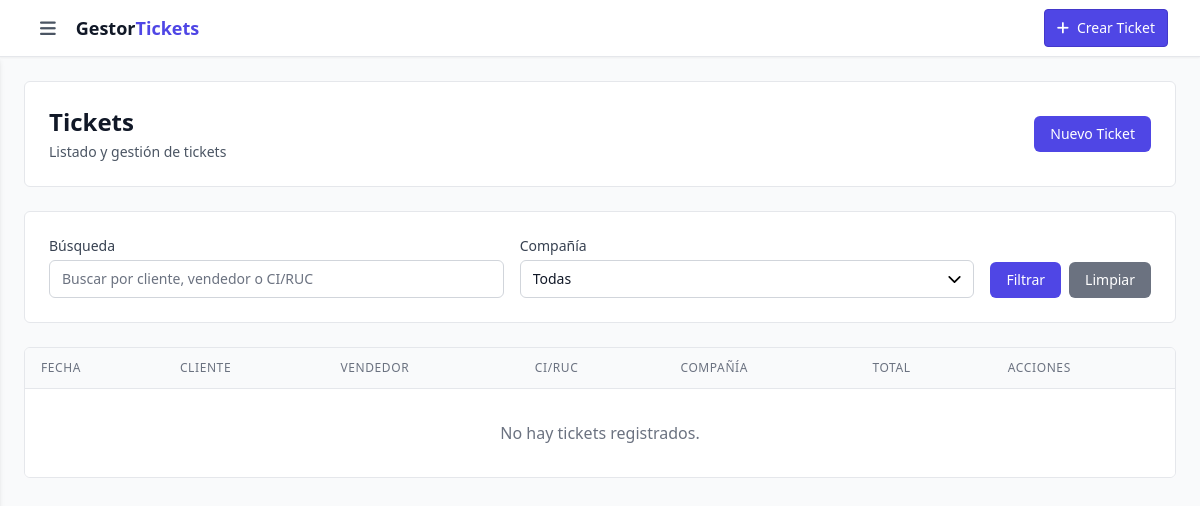
/ticket/, run on an earlier commit of the app's database.
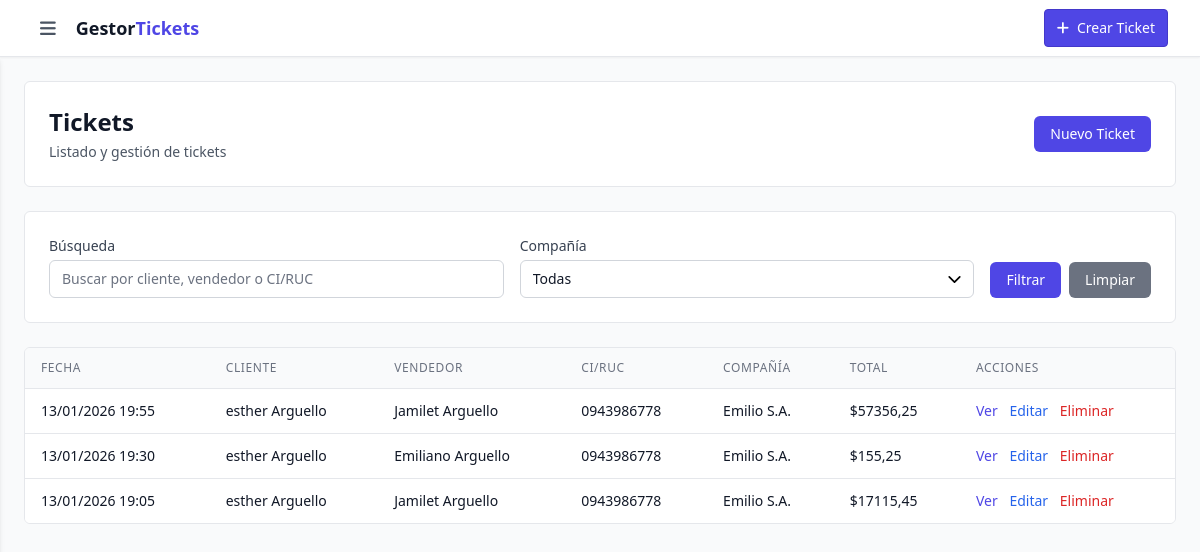
And on a later commit of the database.
### apps/ticket/models.py (models this page shows, shortened)
class Ticket(models.Model):
    company = models.ForeignKey(Company, on_delete=models.CASCADE, verbose_name="Compañía")
    document_number = models.CharField(
        max_length=20,
        unique=True,
        blank=True,
        verbose_name="Número de Documento"
    )
    date = models.DateTimeField(auto_now_add=True, verbose_name="Fecha")  # Automática
    seller = models.CharField(max_length=255, verbose_name="Vendedor")  # Manual
    client = models.CharField(max_length=255, verbose_name="Cliente")  # Manual
    ci_ruc = models.CharField(max_length=20, verbose_name="CI/RUC")  # Manual
    phone = models.CharField(max_length=20, verbose_name="Teléfono")  # Manual
    plate = models.CharField(max_length=20, verbose_name="Placa")  # Manual
    iva_percentage = models.DecimalField(max_digits=5, decimal_places=2, default=15.00, verbose_name="IVA Aplicado (%)")  # Guardado para historial
    total = models.DecimalField(max_digits=15, decimal_places=8, default=0.00000000, verbose_name="Total")  # Calculado con 8 decimales
    class Meta:
        verbose_name = "Ticket"
        verbose_name_plural = "Tickets"

### apps/company/models.py (models this page shows, shortened)
class Company(models.Model):
    name = models.CharField(max_length=255, verbose_name="Nombre de la Compañía")
    ruc = models.CharField(max_length=20, unique=True, verbose_name="RUC")
    phone = models.CharField(max_length=20, verbose_name="Teléfono")
    sri_access_key = models.CharField(max_length=255, verbose_name="Clave de Acceso SRI")
    address = models.TextField(verbose_name="Dirección")  # Para usar automáticamente en tickets
    iva_percentage = models.DecimalField(max_digits=5, decimal_places=2, default=12.00, verbose_name="Porcentaje de IVA")  # Ej: 12.00 para 12%
    class Meta:
        verbose_name = "Compañía"
        verbose_name_plural = "Compañías"

### apps/ticket/view/ticket_view.py (the view, shortened to what this page needs)
# urls.py: path('', TicketListView.as_view(), name='ticket_list'),
class TicketListView(ListView):
    model = Ticket
    template_name = 'ticket/ticket_list.html'
    context_object_name = 'tickets'
    paginate_by = 10
    def get_queryset(self):
        queryset = super().get_queryset().select_related('company')
        company_id = self.request.GET.get('company')
        if company_id:
            queryset = queryset.filter(company_id=company_id)
        search = self.request.GET.get('search')
        return queryset.order_by('-date')
    def get_context_data(self, **kwargs):
        context = super().get_context_data(**kwargs)
        context['companies'] = Ticket.objects.values_list('company', flat=True).distinct()
        return context

### templates/ticket/ticket_list.html (shortened to what the changed rows need)
{% extends 'layouts/dashboard.html' %}
{% load static %}
{% block content %}
<div class="space-y-6">
    <div class="bg-white rounded-md border border-gray-200 p-6">
        <div class="flex justify-between items-center">
            <div>
                <h1 class="text-2xl font-bold text-gray-900">Tickets</h1>
            </div>
        </div>
    </div>
    <div class="bg-white rounded-md border border-gray-200 overflow-hidden">
        <div class="overflow-x-auto">
            <table class="min-w-full divide-y divide-gray-200">
                <thead class="bg-gray-50">
                    <tr>
                        <th class="px-4 py-3 text-left text-xs font-medium text-gray-500 uppercase tracking-wider">Fecha</th>
                        <th class="px-4 py-3 text-left text-xs font-medium text-gray-500 uppercase tracking-wider">Cliente</th>
                        <th class="px-4 py-3 text-left text-xs font-medium text-gray-500 uppercase tracking-wider">Vendedor</th>
                        <th class="px-4 py-3 text-left text-xs font-medium text-gray-500 uppercase tracking-wider">CI/RUC</th>
                        <th class="px-4 py-3 text-left text-xs font-medium text-gray-500 uppercase tracking-wider">Compañía</th>
                        <th class="px-4 py-3 text-left text-xs font-medium text-gray-500 uppercase tracking-wider">Total</th>
                        <th class="px-4 py-3 text-left text-xs font-medium text-gray-500 uppercase tracking-wider">Acciones</th>
                    </tr>
                </thead>
                <tbody class="bg-white divide-y divide-gray-200">
                    {% for ticket in tickets %}
                    <tr class="hover:bg-gray-50">
                        <td class="px-4 py-3 whitespace-nowrap text-sm text-gray-900">{{ ticket.date|date:"d/m/Y H:i" }}</td>
                        <td class="px-4 py-3 whitespace-nowrap text-sm text-gray-900">{{ ticket.client }}</td>
                        <td class="px-4 py-3 whitespace-nowrap text-sm text-gray-900">{{ ticket.seller }}</td>
                        <td class="px-4 py-3 whitespace-nowrap text-sm text-gray-900">{{ ticket.ci_ruc }}</td>
                        <td class="px-4 py-3 whitespace-nowrap text-sm text-gray-900">{{ ticket.company.name }}</td>
                        <td class="px-4 py-3 whitespace-nowrap text-sm text-gray-900">${{ ticket.total|floatformat:2 }}</td>
                        <td class="px-4 py-3 whitespace-nowrap text-sm font-medium space-x-2">
                            <a href="{% url 'ticket:ticket_detail' ticket.pk %}" class="text-indigo-600 hover:text-indigo-900">Ver</a>
                            <a href="{% url 'ticket:ticket_update' ticket.pk %}" class="text-blue-600 hover:text-blue-900">Editar</a>
                            <a href="#" class="text-red-600 hover:text-red-900 delete-ticket" data-url="{% url 'ticket:ticket_delete' ticket.pk %}" data-name="{{ ticket.document_number }}">Eliminar</a>
                        </td>
                    </tr>
                    {% empty %}
                    <tr>
                        <td colspan="7" class="px-4 py-8 text-center text-gray-500">
                            No hay tickets registrados.
                        </td>
                    </tr>
                    {% endfor %}
                </tbody>
            </table>
        </div>
    </div>
</div>
{% endblock %}

What changed in the data, as far as the page shows it:
added Ticket: date "13/01/2026 19:55", client "esther Arguello", seller "Jamilet Arguello", ci_ruc "0943986778", company.name "Emilio S.A.", total "57356,25"
added Ticket: date "13/01/2026 19:30", client "esther Arguello", seller "Emiliano Arguello", ci_ruc "0943986778", company.name "Emilio S.A.", total "155,25"
added Ticket: date "13/01/2026 19:05", client "esther Arguello", seller "Jamilet Arguello", ci_ruc "0943986778", company.name "Emilio S.A.", total "17115,45"
Also different on the page:
text no longer shown: "No hay tickets registrados."
